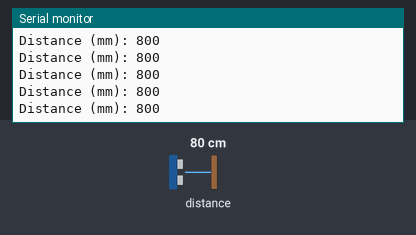
The sketch below on a simulated ESP32. On the bench: the last lines printed to the serial monitor. The inputs (shaded band) are chosen by the test bench; at power-on: distance to the obstacle 80 cm.

Above: at 1.3 s.
1.4 s: distance to the obstacle set to 2 cm
At 1.59 s:
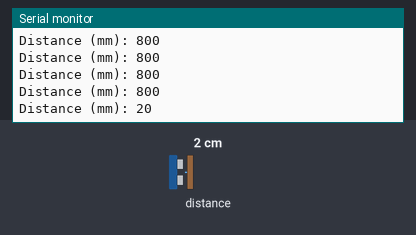
2.9 s: distance to the obstacle set to 4 cm
At 2.92 s:
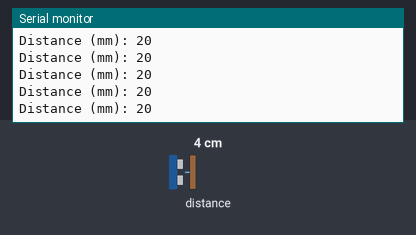
Timing chart, 0 to 5.9 s (numbered marks = the images above; inputs shaded):
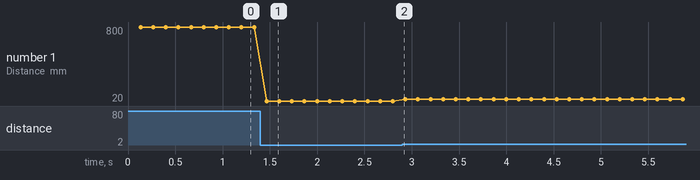

The sketch:

VL53L0X_Pololu_Uncalibrated.ino
```cpp
#include <Wire.h>
#include <VL53L0X.h>

// Create an instance of the VL53L0X sensor
VL53L0X sensor;
void setup() {
  Serial.begin(115200);
  delay(100); // Allow time for serial monitor to connect

  // Initialize I²C with custom pins
  Wire.begin(4, 5); // SDA = GPIO4, SCL = GPIO5

  // Initialize the sensor
  if (!sensor.init()) {
    Serial.println("Failed to initialize VL53L0X! Check your wiring.");
    while (1);
  }

  // Set measurement timing budget (optional)
  sensor.setTimeout(1000);
  sensor.setMeasurementTimingBudget(200000); // 200ms timing budget

  Serial.println("VL53L0X initialized successfully!");
}

void loop() {
  // Read distance in millimeters
  uint16_t distance = sensor.readRangeSingleMillimeters();

  // Check for out-of-range or timeout
  if (sensor.timeoutOccurred()) {
    Serial.println("Sensor timeout!");
  } else {
    Serial.print("Distance (mm): ");
    Serial.println(distance);
  }

  delay(100); // Delay for readability
}
```

Measured:
- after the input at 1.4 s, the serial monitor: prints a new line after 0.07 s (image 1)
- plotted number 1: 800 → 20 after the input at 1.4 s, 20 → 40 after the input at 2.9 s
